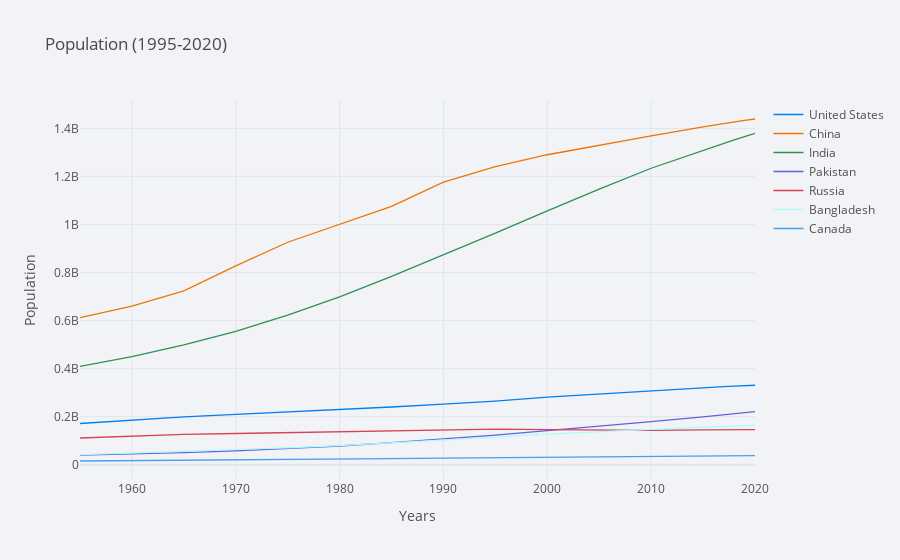

Notebook cell for this chart:
### Code cell
df_pivot.iplot(kind='line',theme='polar',xTitle='Years',yTitle='Population',title='Population (1995-2020)')
